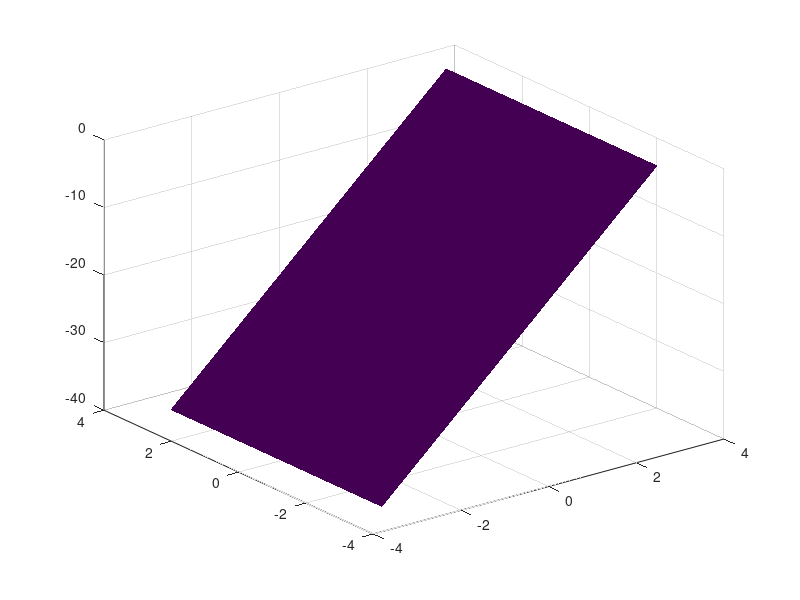

The MATLAB script that drew this image: (Note: this script raises an error after producing the figure.)
%Housekeeping
clc 
clear 

% Domain Initialization
% Domain: -pi<X<pi   -pi<y<pi
Ax = -pi;
Ay = -pi;
Bx = pi;
By = pi;

% Starting by Discretizing FEB 5th PAGE 2 BOT
% L: number of points, h: interval, N: number of points
Lx = Bx-Ax
Ly = By-Ay
Nx = 2;
Ny = 2;
hx = Lx/(Nx-1)
hy = Ly/(Ny-1)
ht = 1


%Discretly 

x = Ax:hx:Bx
y = Ay:hy:By




%Fuck Yeah Boundary Conditions
% LB: Left Boundary
GLB = ((Bx-Ax)^2)*cos(((pi*Ax)/Bx))
FLB = Ax*((Bx-Ax)^2)
ULB = GLB + ((y-Ay)./(By-Ay)).*(FLB-GLB)

% RB
URB = 0;

% TB: Top Boundary
FTB = x.*((Bx-x).^2)
UTB = FTB

% BB: Bottom Boundary
GBB = ((Bx-x).^2).*cos(((pi.*x)./Bx));
UBB = GBB;
ULBT = ULB'


Nt=300
%Let make a big ass matrix
 U = [UTB ;ULBT(2:Ny-1), zeros(Ny-2,Nx-1); UBB]
 
 
% Implicit Method

Nxy= Nx*Ny
ht = .01
D = .1


Lambx = (D*ht)/(hx^2)
Lamby = (D*ht)/(hy^2)


%Matrix of Coefficeints 
A = zeros(Nxy,Nxy);
for i = 2:Nxy
    for j = 2:Nxy-1
       A(i,i) = -Lamby;
       A(i,i+(Ny-1)) = -Lambx;
       A(i,i+Ny) = 2*Lambx+2*Lamby+1;
       A(i,i+(Ny+1)) = -Lambx;
       A(i,i+2*Ny) = -Lamby ;
    end
end

A=A(1:Nxy,1:Nxy);




ULBs = ULB(2:Nx-1)
UTBs = UTB(2:Nx-1)
UBBs = UBB(2:Nx-1)





%Initial U
UNEW = U




for k = 1:Nt       
   p = reshape(U,[Nxy,1])
   q = A\p
   UNEW = reshape(q,[Ny,Nx])
   %BC
   UNEW(1,:) = UTB;
   UNEW(Ny,:) = UBB;
   UNEW(:,1) = ULB;
   UNEW(Nx,:) = UNEW(Nx-1,:)


    
    
            h= surf(x,y,UNEW)
        set(h,'edgecolor','none')
            drawnow;
            refreshdata(h)
            U = UNEW
    end


